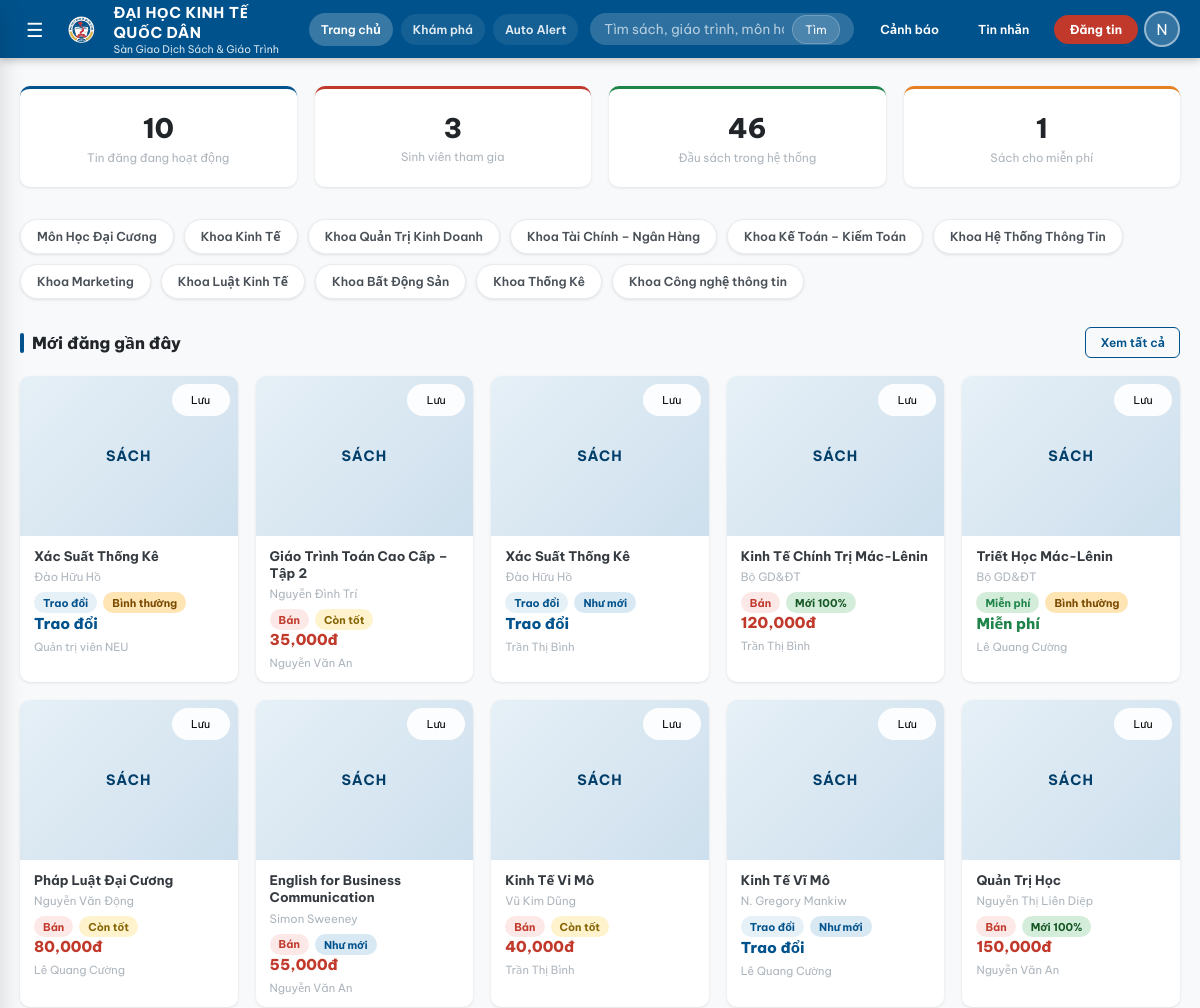
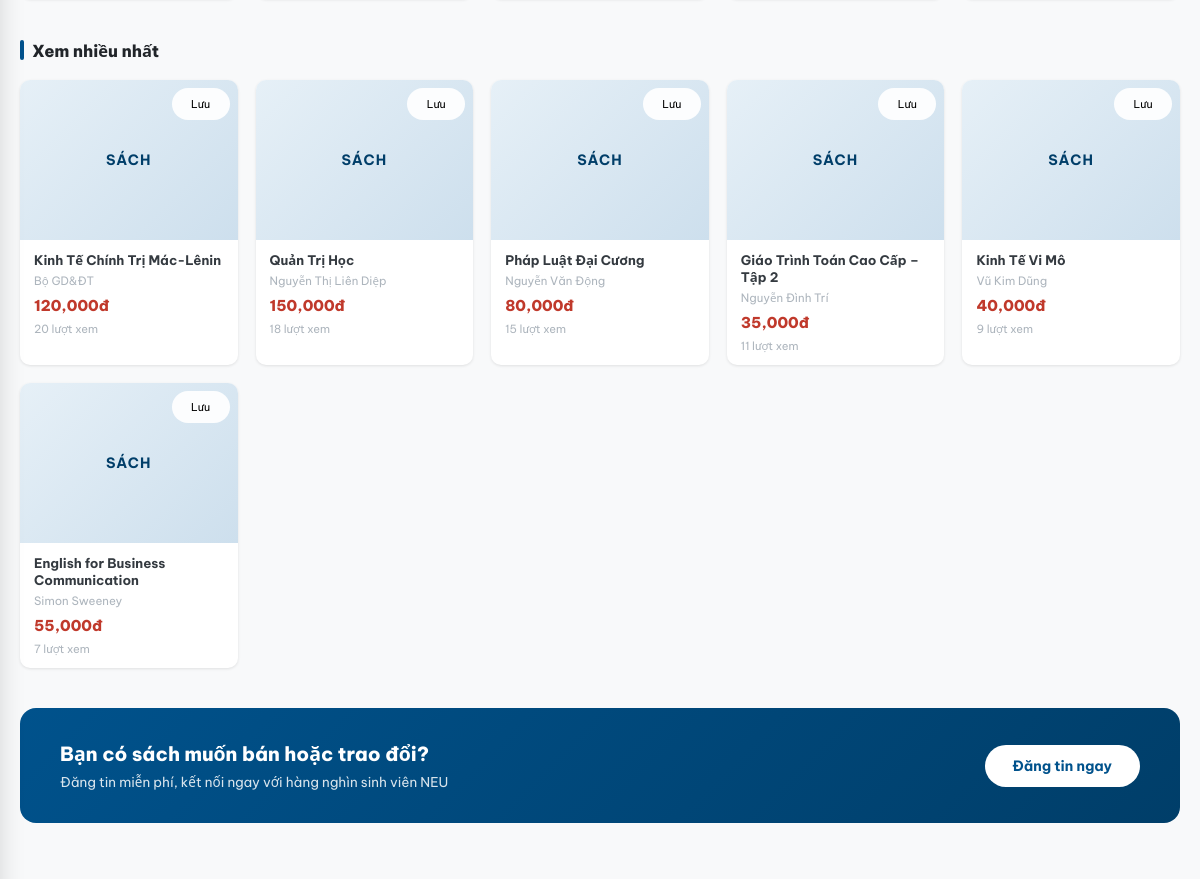
The app's page /home (signed in, upper part), older data (2 pictures, top to bottom).
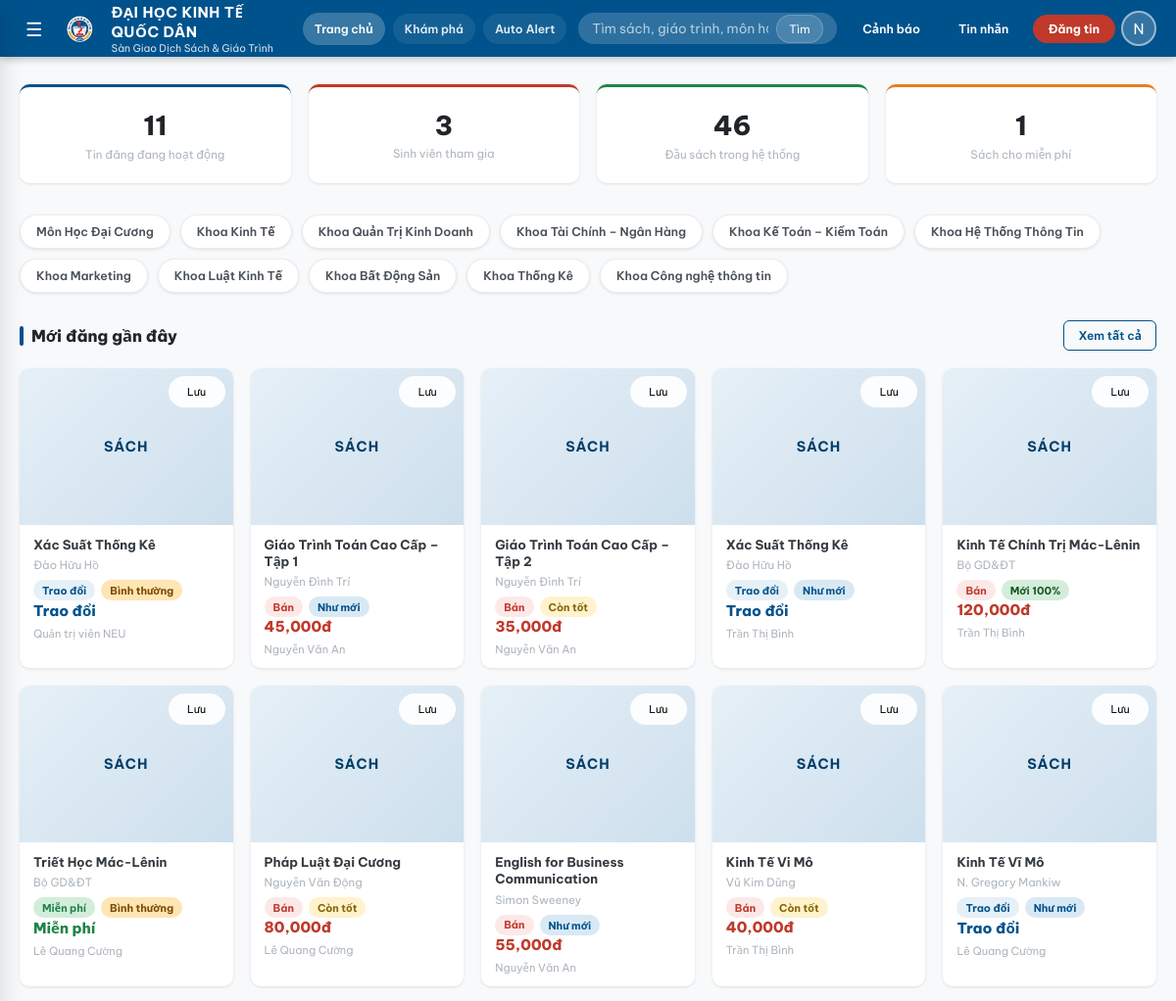
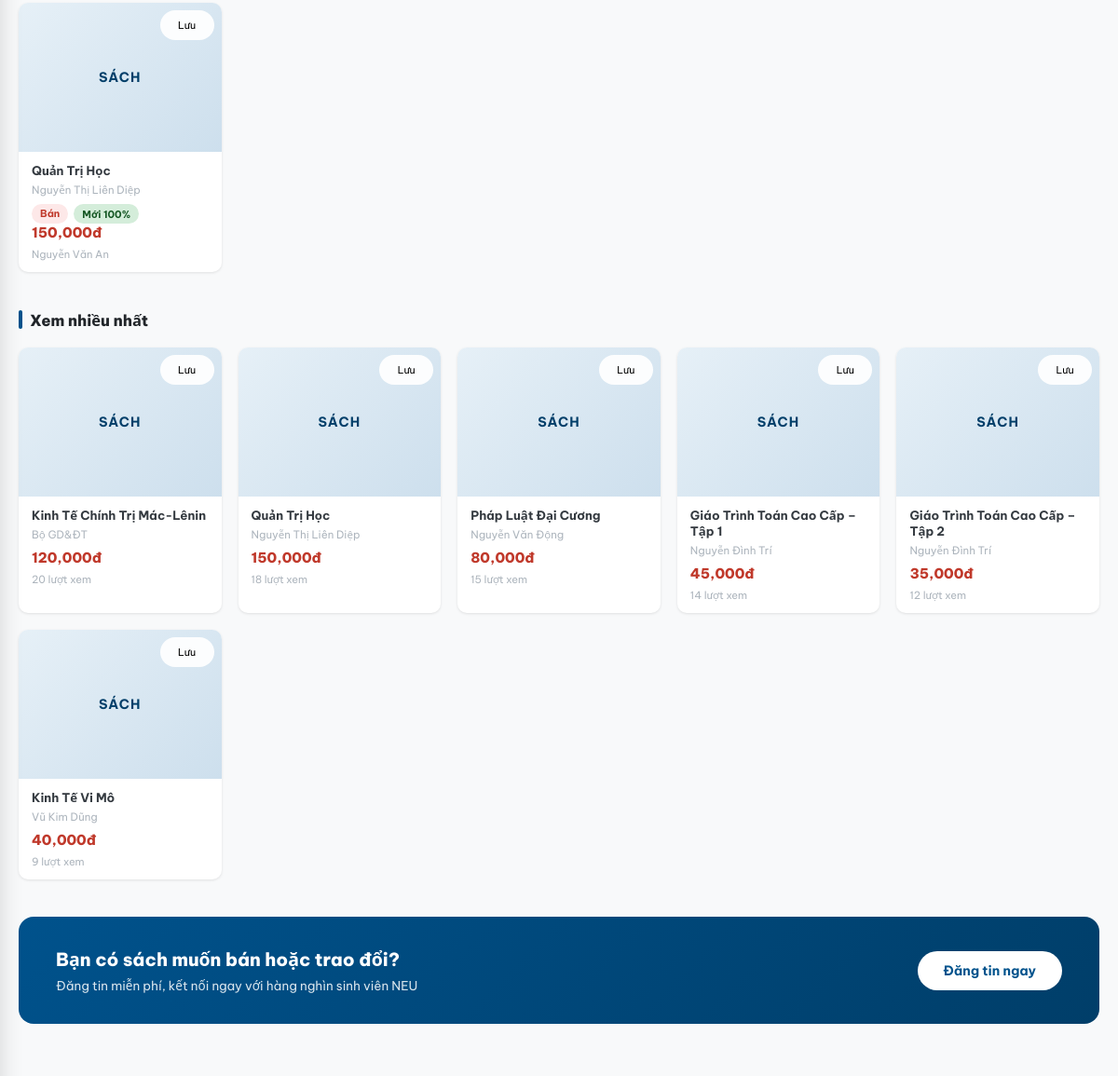
The same page, newer data (2 pictures, top to bottom).
### tables this page shows
CREATE TABLE categories (
    id          INTEGER PRIMARY KEY AUTOINCREMENT,
    name        TEXT    NOT NULL,
    slug        TEXT    UNIQUE NOT NULL,
    parent_id   INTEGER REFERENCES categories(id) ON DELETE SET NULL,
    icon        TEXT    DEFAULT '📚',
    description TEXT,
    sort_order  INTEGER DEFAULT 0
);

CREATE TABLE "listings" (
            id              INTEGER PRIMARY KEY AUTOINCREMENT,
            book_id         INTEGER REFERENCES books(id) ON DELETE CASCADE,
            seller_id       INTEGER REFERENCES users(id) ON DELETE CASCADE,
            listing_type    TEXT NOT NULL CHECK(listing_type IN ('sell','exchange','free')),
            price           REAL DEFAULT 0,
            condition       TEXT NOT NULL
                            CHECK(condition IN ('new','like_new','good','fair','poor')),
            notes           TEXT,
            status          TEXT DEFAULT 'active'
                            CHECK(status IN ('pending','active','rejected','sold','reserved','closed')),
            exchange_for    TEXT,
            moderated_by    INTEGER REFERENCES users(id) ON DELETE SET NULL,
            moderated_at    TIMESTAMP,
            moderation_note TEXT,
            views           INTEGER DEFAULT 0,
            created_at      TIMESTAMP DEFAULT CURRENT_TIMESTAMP,
            updated_at      TIMESTAMP DEFAULT CURRENT_TIMESTAMP
        , meeting_label TEXT, meeting_latitude REAL, meeting_longitude REAL);

CREATE TABLE books (
    id           INTEGER PRIMARY KEY AUTOINCREMENT,
    title        TEXT    NOT NULL,
    author       TEXT,
    isbn         TEXT,
    publisher    TEXT,
    publish_year INTEGER,
    edition      TEXT,
    category_id  INTEGER REFERENCES categories(id) ON DELETE SET NULL,
    faculty      TEXT,
    course_year  INTEGER,
    subject_code TEXT,
    description  TEXT,
    cover_emoji  TEXT    DEFAULT '📖',
    created_at   TIMESTAMP DEFAULT CURRENT_TIMESTAMP
, cover_image TEXT);

CREATE TABLE users (
    id            INTEGER PRIMARY KEY AUTOINCREMENT,
    username      TEXT    UNIQUE NOT NULL,
    password_hash TEXT    NOT NULL,
    full_name     TEXT,
    email         TEXT,
    phone         TEXT,
    student_id    TEXT    UNIQUE,
    faculty       TEXT,
    course_year   INTEGER,
    role          TEXT    DEFAULT 'student' CHECK(role IN ('student','admin')),
    bio           TEXT,
    rating_avg    REAL    DEFAULT 0,
    rating_count  INTEGER DEFAULT 0,
    created_at    TIMESTAMP DEFAULT CURRENT_TIMESTAMP
, reputation_score INTEGER DEFAULT 0, completed_deals INTEGER DEFAULT 0, location_label TEXT, latitude REAL, longitude REAL);

### app.py (the view)
@app.route("/home")
@login_required
def home():
    conn = get_db_connection()
    recent = conn.execute("""
        SELECT l.*, b.title, b.author, b.cover_emoji, b.cover_image, b.subject_code,
               u.full_name seller_name, u.username seller_username, u.rating_avg,
               c.name cat_name
        FROM listings l
        JOIN books    b ON b.id = l.book_id
        JOIN users    u ON u.id = l.seller_id
        LEFT JOIN categories c ON c.id = b.category_id
        WHERE l.status='active'
        ORDER BY l.created_at DESC
        LIMIT 12
    """).fetchall()
    popular = conn.execute("""
        SELECT l.*, b.title, b.author, b.cover_emoji, b.cover_image,
               u.full_name seller_name, u.username seller_username
        FROM listings l
        JOIN books b ON b.id = l.book_id
        JOIN users u ON u.id = l.seller_id
        WHERE l.status='active'
        ORDER BY l.views DESC
        LIMIT 6
    """).fetchall()
    stats = conn.execute("""
        SELECT
          (SELECT COUNT(*) FROM listings WHERE status='active') total_listings,
          (SELECT COUNT(*) FROM users    WHERE role='student')  total_users,
          (SELECT COUNT(*) FROM books)                          total_books,
          (SELECT COUNT(*) FROM listings
           WHERE listing_type='free' AND status='active')       free_books
    """).fetchone()
    wl = conn.execute(
        "SELECT listing_id FROM wishlist WHERE user_id=?", (session["user_id"],)
    ).fetchall()
    wishlist_ids = {r["listing_id"] for r in wl}
    conn.close()
    return render_template(
        "home.html",
        recent=recent,
        popular=popular,
        stats=stats,
        wishlist_ids=wishlist_ids,
    )

### app.py (called while the page is built)
def login_required(f):
    @wraps(f)
    def decorated(*args, **kwargs):
        if "user_id" not in session:
            flash("Vui lòng đăng nhập để tiếp tục.", "warning")
            return redirect(url_for("login"))
        return f(*args, **kwargs)
    return decorated

def get_current_user():
    if "user_id" not in session:
        return None
    conn = get_db_connection()
    user = conn.execute("SELECT * FROM users WHERE id=?", (session["user_id"],)).fetchone()
    conn.close()
    return user

### database.py (called while the page is built)
def get_db_connection() -> sqlite3.Connection:
    conn = sqlite3.connect(DATABASE)
    conn.row_factory = sqlite3.Row
    conn.execute("PRAGMA foreign_keys = ON")
    return conn

### templates/home.html (shortened to what the changed rows need)
{% extends "base.html" %}
{% block content %}
<div class="container">
  <div class="stats-grid">
    <div class="stat-card">
      <div class="stat-value">{{ stats.total_listings }}</div>
      <div class="stat-label">Tin đăng đang hoạt động</div>
    </div>
  </div>
  <div class="category-strip">
    {% for cat in root_categories %}
      <a href="{{ url_for('listings') }}?cat={{ cat.id }}" class="category-chip">{{ cat.name }}</a>
    {% endfor %}
  </div>
  {% if recent %}
    <div class="book-grid home-block">
      {% for l in recent %}
        <a href="{{ url_for('listing_detail', lid=l.id) }}" class="card book-card">
          <div class="book-card-cover">
            {% if l.cover_image %}
              <img src="{{ l.cover_image }}" alt="{{ l.title }}" class="book-cover-image">
            {% else %}
              <span class="book-card-cover-label">Sách</span>
            {% endif %}
            <button class="wishlist-btn {{ 'wishlisted' if l.id in wishlist_ids }}"
                    data-lid="{{ l.id }}"
                    title="{{ 'Bỏ yêu thích' if l.id in wishlist_ids else 'Thêm yêu thích' }}">
              {{ 'Đã lưu' if l.id in wishlist_ids else 'Lưu' }}
            </button>
          </div>
          <div class="book-card-body">
            <div class="book-card-title">{{ l.title }}</div>
            <div class="book-card-author">{{ l.author or 'Không rõ tác giả' }}</div>
            <div class="book-card-meta">
              {% set type_info = TYPE_LABELS.get(l.listing_type, ('', '')) %}
              <span class="badge {{ 'badge-red' if l.listing_type=='sell' else ('badge-blue' if l.listing_type=='exchange' else 'badge-green') }}">
                {{ type_info[1] }} {{ type_info[0] }}
              </span>
              {% set cond_info = CONDITION_LABELS.get(l.condition, ('','badge-gray')) %}
              <span class="badge {{ cond_info[1] }}">{{ cond_info[0] }}</span>
            </div>
            {% if l.listing_type == 'sell' %}
              <div class="book-card-price">{{ '{:,.0f}'.format(l.price) }}đ</div>
            {% elif l.listing_type == 'free' %}
              <div class="book-card-price book-card-free">Miễn phí</div>
            {% else %}
              <div class="book-card-price book-card-exchange">Trao đổi</div>
            {% endif %}
            <div class="book-card-foot">{{ l.seller_name or l.seller_username }}</div>
          </div>
        </a>
      {% endfor %}
    </div>
  {% else %}
    <div class="empty-state">
      <h3>Chưa có tin đăng nào</h3>
      <p>Hãy là người đầu tiên đăng sách!</p>
      <a href="{{ url_for('post_listing') }}" class="btn btn-primary empty-state-action">Đăng tin ngay</a>
    </div>
  {% endif %}
  {% if popular %}
    <div class="book-grid home-block">
      {% for l in popular %}
        <a href="{{ url_for('listing_detail', lid=l.id) }}" class="card book-card">
          <div class="book-card-cover">
            {% if l.cover_image %}
              <img src="{{ l.cover_image }}" alt="{{ l.title }}" class="book-cover-image">
            {% else %}
              <span class="book-card-cover-label">Sách</span>
            {% endif %}
            <button class="wishlist-btn {{ 'wishlisted' if l.id in wishlist_ids }}" data-lid="{{ l.id }}">
              {{ 'Đã lưu' if l.id in wishlist_ids else 'Lưu' }}
            </button>
          </div>
          <div class="book-card-body">
            <div class="book-card-title">{{ l.title }}</div>
            <div class="book-card-author">{{ l.author or '' }}</div>
            {% if l.listing_type == 'sell' %}
              <div class="book-card-price">{{ '{:,.0f}'.format(l.price) }}đ</div>
            {% elif l.listing_type == 'free' %}
              <div class="book-card-price book-card-free">Miễn phí</div>
            {% else %}
              <div class="book-card-price book-card-exchange">Trao đổi</div>
            {% endif %}
            <div class="book-card-foot">{{ l.views }} lượt xem</div>
          </div>
        </a>
      {% endfor %}
    </div>
  {% endif %}
</div>
{% endblock %}

Row changes from the older to the newer data that the page shows:
no longer on one of the page's lists (row unchanged): listings: title "English for Business Communication", author "Simon Sweeney", price "55,000", views "7"
added listings: id "Lưu", title "Giáo Trình Toán Cao Cấp – Tập 1", author "Nguyễn Đình Trí", type_info "Bán", cond_info "Như mới", price "45,000", full_name "Nguyễn Văn An", views "14"
changed listings "Giáo Trình Toán Cao Cấp – Tập 2": views "11" → "12"
Text that changed along with them:
{{ stats.total_listings }}: "10" → "11"
